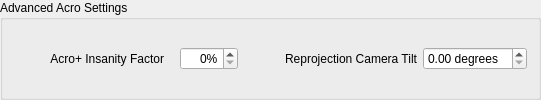
            <widget class="QGroupBox" name="gbAcroPlus">
             <property name="title">
              <string>Advanced Acro Settings</string>
             </property>
             <layout class="QGridLayout" name="gridLayout_31">
              <item row="0" column="1">
               <spacer name="horizontalSpacer_21">
                <property name="orientation">
                 <enum>Qt::Horizontal</enum>
                </property>
                <property name="sizeType">
                 <enum>QSizePolicy::Fixed</enum>
                </property>
                <property name="sizeHint" stdset="0">
                 <size>
                  <width>10</width>
                  <height>20</height>
                 </size>
                </property>
               </spacer>
              </item>
              <item row="0" column="2">
               <widget class="QDoubleSpinBox" name="sbInsanityFactor">
                <property name="sizePolicy">
                 <sizepolicy hsizetype="Fixed" vsizetype="Fixed">
                  <horstretch>0</horstretch>
                  <verstretch>0</verstretch>
                 </sizepolicy>
                </property>
                <property name="maximumSize">
                 <size>
                  <width>217</width>
                  <height>16777215</height>
                 </size>
                </property>
                <property name="toolTip">
                 <string>&lt;html&gt;&lt;head/&gt;&lt;body&gt;&lt;p&gt;In the Acro+ flight mode, this selects how much effort to apply to actuators at full stick deflection (and how much gyro suppression should occur).&lt;/p&gt;&lt;/body&gt;&lt;/html&gt;</string>
                </property>
                <property name="alignment">
                 <set>Qt::AlignRight|Qt::AlignTrailing|Qt::AlignVCenter</set>
                </property>
                <property name="suffix">
                 <string>%</string>
                </property>
                <property name="decimals">
                 <number>0</number>
                </property>
                <property name="objrelation" stdset="0">
                 <stringlist notr="true">
                  <string>objname:StabilizationSettings</string>
                  <string>fieldname:AcroInsanityFactor</string>
                  <string>haslimits:yes</string>
                  <string>scale:1</string>
                  <string>buttongroup:10</string>
                 </stringlist>
                </property>
               </widget>
              </item>
              <item row="0" column="0">
               <widget class="QLabel" name="lblInsanityFactor">
                <property name="minimumSize">
                 <size>
                  <width>150</width>
                  <height>16</height>
                 </size>
                </property>
                <property name="text">
                 <string>Acro+ Insanity Factor</string>
                </property>
                <property name="alignment">
                 <set>Qt::AlignRight|Qt::AlignTrailing|Qt::AlignVCenter</set>
                </property>
               </widget>
              </item>
              <item row="0" column="3">
               <spacer name="horizontalSpacer_35">
                <property name="orientation">
                 <enum>Qt::Horizontal</enum>
                </property>
                <property name="sizeHint" stdset="0">
                 <size>
                  <width>40</width>
                  <height>20</height>
                 </size>
                </property>
               </spacer>
              </item>
              <item row="0" column="4">
               <widget class="QLabel" name="lblCamTilt">
                <property name="text">
                 <string>Reprojection Camera Tilt</string>
                </property>
                <property name="alignment">
                 <set>Qt::AlignRight|Qt::AlignTrailing|Qt::AlignVCenter</set>
                </property>
               </widget>
              </item>
              <item row="0" column="5">
               <widget class="QDoubleSpinBox" name="sbCamTilt">
                <property name="suffix">
                 <string> degrees</string>
                </property>
                <property name="objrelation" stdset="0">
                 <stringlist notr="true">
                  <string>objname:StabilizationSettings</string>
                  <string>fieldname:CameraTilt</string>
                  <string>haslimits:yes</string>
                  <string>buttongroup:20</string>
                 </stringlist>
                </property>
               </widget>
              </item>
             </layout>
            </widget>
